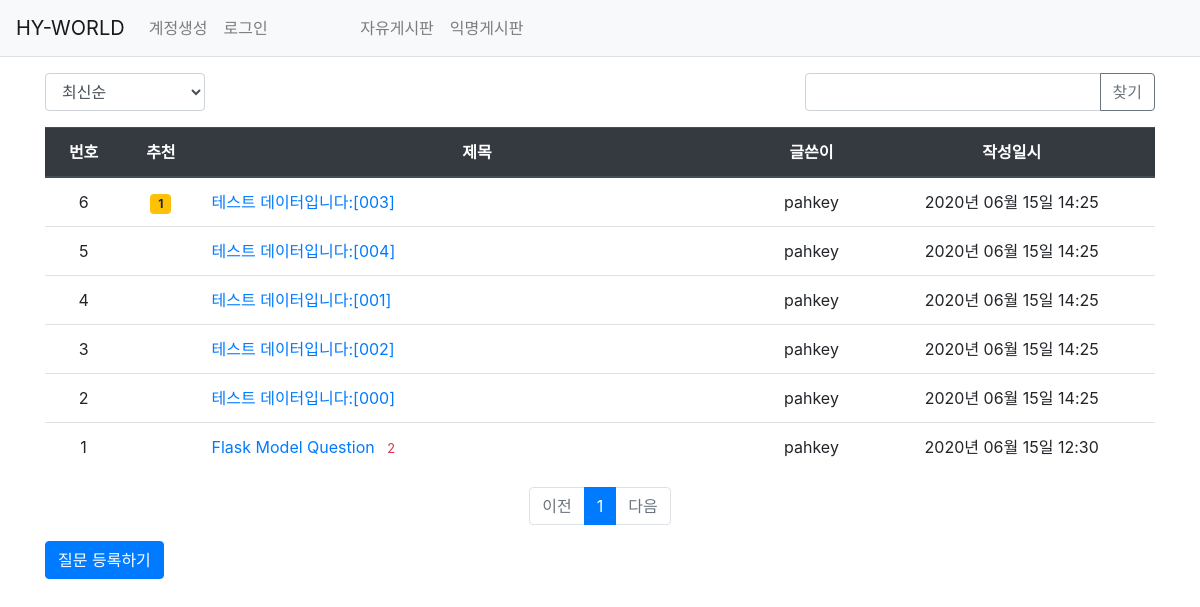
The app's page /question/list/general with its own data.
### pybo/models.py (models this page shows)
class Question(db.Model):
    id = db.Column(db.Integer, primary_key=True)
    subject = db.Column(db.String(200), nullable=False)
    content = db.Column(db.Text(), nullable=False)
    create_date = db.Column(db.DateTime(), nullable=False)
    user_id = db.Column(db.Integer, db.ForeignKey('user.id', ondelete='CASCADE'), nullable=False)
    user = db.relationship('User', backref=db.backref('question_set'))
    modify_date = db.Column(db.DateTime(), nullable=True)
    voter = db.relationship('User', secondary=question_voter, backref=db.backref('question_voter_set'))
    category = db.Column(db.String(20), db.ForeignKey('category.category_name'))

class User(db.Model):
    id = db.Column(db.Integer, primary_key=True)
    username = db.Column(db.String(150), unique=True, nullable=False)
    password = db.Column(db.String(200), nullable=False)
    email = db.Column(db.String(120), unique=True, nullable=False)

### pybo/views/question_views.py (the view, shortened to what this page needs)
@bp.route('/list/<string:category>')
def classify(category):
    page = request.args.get('page', type=int, default=1)
    kw = request.args.get('kw', type=str, default='')
    so = request.args.get('so', type=str, default='recent')
    if so == 'recommend':
        sub_query = db.session.query(question_voter.c.question_id, func.count('*').label('num_voter')) \
            .group_by(question_voter.c.question_id).subquery()
        question_list = Question.query \
            .outerjoin(sub_query, Question.id == sub_query.c.question_id) \
            .filter(Question.category == category) \
            .order_by(_nullslast(sub_query.c.num_voter.desc()), Question.create_date.desc())
    else:  # recent
        question_list = Question.query.filter(Question.category == category).order_by(Question.create_date.desc())
    question_list = question_list.paginate(page, per_page=10)
    return render_template('question/question_list.html', question_list=question_list, page=page, kw=kw, so=so, category=category)

### pybo/filter.py (called while the page is built)
def format_datetime(value, fmt='%Y년 %m월 %d일 %H:%M'):
    return value.strftime(fmt)

### pybo/views/auth_views.py (called while the page is built)
@bp.before_app_request
def load_logged_in_user():
    user_id = session.get('user_id')
    if user_id is None:
        g.user = None
    else:
        g.user = User.query.get(user_id)

### pybo/templates/question/question_list.html (shortened to what this page needs)
{% extends 'base.html' %}
{% block content %}
<div class="container my-3">
    <div class="row justify-content-between my-3">
        <div class="col-2">
            <select class="form-control so">
                <option value="recent" {% if so=='recent' %}selected{% endif %}>최신순</option>
            </select>
        </div>
        <div class="col-4 input-group">
            <input type="text" class="form-control kw" value="{{ kw or '' }}">
            <div class="input-group-append">
                <button class="btn btn-outline-secondary" type="button" id="btn_search">찾기</button>
            </div>
        </div>
    </div>
    <table class="table">
        <thead>
        <tr class="text-center thead-dark">
            <th>번호</th>
            <th>추천</th>
            <th style="width:50%">제목</th>
            <th>글쓴이</th>
            <th>작성일시</th>
        </tr>
        </thead>
        <tbody>
        {% if question_list %}
        {% for question in question_list.items %}
        <tr class="text-center">
            <td>{{ question_list.total - ((question_list.page-1) * question_list.per_page) - loop.index0 }}</td>
            <td>
                {% if question.voter|length > 0 %}
                <span class="badge badge-warning px-2 py-1">{{ question.voter|length }}</span>
                {% endif %}
            </td>
            <td class="text-left">
                <a href="{{ url_for('question.detail', question_id=question.id) }}">{{ question.subject }}</a>
                {% if question.answer_set|length > 0 %}
                <span class="text-danger small ml-2">{{ question.answer_set|length }}</span>
                {% endif %}
            </td>
            <td>{{ question.user.username }}</td>
            <td>{{ question.create_date|datetime }}</td>
        </tr>
        {% endfor %}
        {% else %}
        <tr>
            <td colspan="3">질문이 없습니다.</td>
        </tr>
        {% endif %}
        </tbody>
    </table>
    <ul class="pagination justify-content-center">
        {% if question_list.has_prev %}
        <li class="page-item">
            <a class="page-link" data-page="{{ question_list.prev_num }}" href="#">이전</a>
        </li>
        {% else %}
        <li class="page-item disabled">
            <a class="page-link" tabindex="-1" aria-disabled="true" href="#">이전</a>
        </li>
        {% endif %}
        {% for page_num in question_list.iter_pages() %}
            {% if page_num %}
                {% if page_num != question_list.page %}
                <li class="page-item">
                    <a class="page-link" data-page="{{ page_num }}" href="#">{{ page_num }}</a>
                </li>
                {% else %}
                <li class="page-item active" aria-current="page">
                    <a class="page-link" href="#">{{ page_num }}</a>
                </li>
                {% endif %}
           {% else %}
                <li class="disabled">
                    <a class="page-link" href="#">...</a>
                </li>
           {% endif %}
        {% endfor %}
        {% if question_list.has_next %}
        <li class="page-item">
            <a class="page-link" data-page="{{ question_list.next_num }}" href="#">다음</a>
        </li>
        {% else %}
        <li class="page-item disabled">
            <a class="page-link" tabindex="-1" aria-disabled="true" href="#">다음</a>
        </li>
        {% endif %}
    </ul>
    <a href="{{ url_for('question.create') }}" class="btn btn-primary">질문 등록하기</a>
</div>
{% endblock %}

### records on screen
Question: total "6", voter|length "1", subject "테스트 데이터입니다:[003]", user.username "pahkey", create_date "2020년 06월 15일 14:25"
Question: total "5", subject "테스트 데이터입니다:[004]", user.username "pahkey", create_date "2020년 06월 15일 14:25"
Question: total "4", subject "테스트 데이터입니다:[001]", user.username "pahkey", create_date "2020년 06월 15일 14:25"
Question: total "3", subject "테스트 데이터입니다:[002]", user.username "pahkey", create_date "2020년 06월 15일 14:25"
Question: total "2", subject "테스트 데이터입니다:[000]", user.username "pahkey", create_date "2020년 06월 15일 14:25"
Question: user "1", subject "Flask Model Question", answer_set|length "2", user.username "pahkey", create_date "2020년 06월 15일 12:30"

### other values on screen
{{ page_num }} "1"
